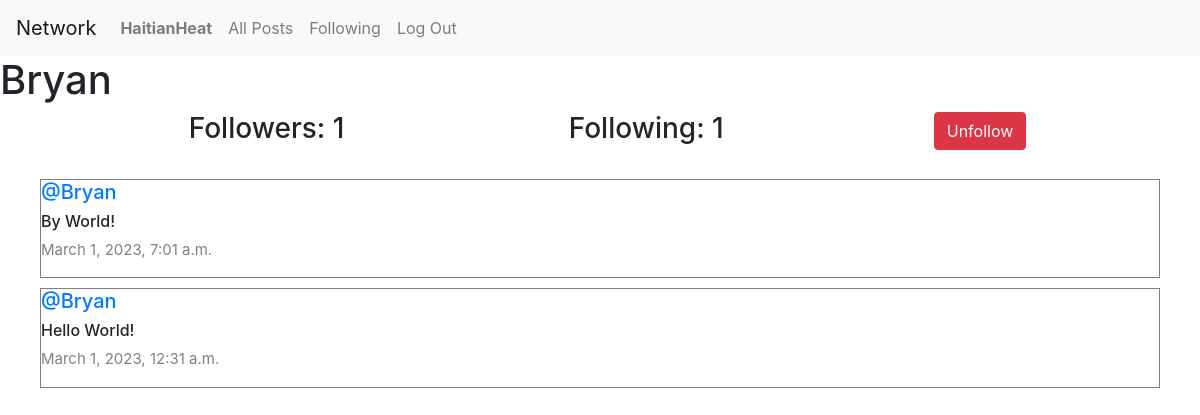
The app's page /profile/1 (signed in) with its own data.
### network/models.py (models this page shows, shortened)
class User(AbstractUser):
    pass

class Post(models.Model):
    content = models.CharField(max_length=140)
    user = models.ForeignKey(User, on_delete=models.CASCADE, related_name="author")
    date = models.DateTimeField(auto_now_add=True)

### network/views.py (the view)
# urls.py: path("profile/<int:user_id>", views.profile, name="profile"),
def profile(request, user_id):
    user = User.objects.get(pk=user_id)
    allPosts = Post.objects.filter(user=user).order_by("id").reverse()
    following = Follow.objects.filter(user=user)
    followers = Follow.objects.filter(user_follower=user)
    try:
        checkFollow = followers.filter(user=User.objects.get(pk=request.user.id))
        if len(checkFollow) != 0:
            isFollowing = True
        else:
            isFollowing = False
    except:
        isFollowing = False
    paginator = Paginator(allPosts, 10)
    page_number = request.GET.get('page')
    posts_of_the_page = paginator.get_page(page_number)
    return render(request, "network/profile.html", {
        "allPosts": allPosts,
        "posts_of_the_page": posts_of_the_page,
        "username": user.username,
        "following": following,
        "followers": followers,
        "isFollowing":isFollowing,
        "user_profile": user
    })

### network/templates/network/profile.html (shortened to what this page needs)
{% extends "network/layout.html" %}
{% block body %}
    <h1>{{ username }}</h1>
    <div class="container">
        <div class="row d-flex justify-content-center">
            <h3 class="col-4">Followers: {{ followers.count }}</h3>
            <h3 class="col-4">Following: {{ following.count }}</h3>
            {% if user.is_authenticated %}
                {% if user != user_profile%}
                    {% if isFollowing %}
                        <form action="{% url 'unfollow' %}" method="post">
                            <input type="submit" class="btn btn-danger" value="Unfollow" />
                        </form>
                    {% else %}
                        <form action="{% url 'follow' %}" method="post">
                            {% csrf_token %}
                            <input type="hidden"  name="userfollow" value="{{ user_profile }}" />
                            <input type="submit"  class="btn btn-success" value="Follow" />
                        </form>
                    {% endif %}
                {% endif %}
            {% endif %}
        </div>
    </div>
    <div class="all-posts">
        {% for post in posts_of_the_page %}
            <div class="row post" >
                <h5 class="username"><a href="{% url 'profile' user_id=post.user.id %}">@{{ post.user }}</a></h5>
                <h6>{{ post.content }}</h6>
                <p class="date">{{ post.date }}</p>
            </div>
            {% endfor %}
    </div>
{% endblock %}

### network/templates/network/layout.html (shortened to what this page needs)
{% load static %}
<!DOCTYPE html>
<html lang="en">
    <head>
        <link rel="stylesheet" href="https://stackpath.bootstrapcdn.com/bootstrap/4.4.1/css/bootstrap.min.css">
        <link href="{% static 'network/styles.css' %}" rel="stylesheet">
    </head>
    <body>
        <nav class="navbar navbar-expand-lg navbar-light bg-light">
            <a class="navbar-brand" href="{% url 'index' %}">Network</a>
            <div>
              <ul class="navbar-nav mr-auto">
                {% if user.is_authenticated %}
                    <li class="nav-item">
                        <a class="nav-link" href="{%url 'profile' user_id=user.id%}"><strong>{{ user.username }}</strong></a>
                    </li>
                {% endif %}
                <li class="nav-item">
                  <a class="nav-link" href="{% url 'index' %}">All Posts</a>
                </li>
                {% if user.is_authenticated %}
                    <li class="nav-item">
                        <a class="nav-link" href="{% url 'following' %}">Following</a>
                    </li>
                    <li class="nav-item">
                        <a class="nav-link" href="{% url 'logout' %}">Log Out</a>
                    </li>
                {% endif %}
              </ul>
            </div>
          </nav>
        <div class="body">
            {% block body %}
            {% endblock %}
        </div>
    </body>
</html>

### network/static/network/styles.css (style rules this page uses)
.all-posts { display: flex; justify-content: flex-start; flex-direction: column; margin: 20px; }
.post { border: 0.1px solid gray; display: flex; justify-content: center; flex-direction: column; box-sizing: border-box; margin: 5px 20px; }
.username { font-size: 20px; }
.date { color: gray; font-size: 15px; }

### records on screen
User: username "HaitianHeat"
User: username "Bryan"
Post: user "Bryan", content "By World!", date "March 1, 2023, 7:01 a.m."
Post: user "Bryan", content "Hello World!", date "March 1, 2023, 12:31 a.m."

### other values on screen
{{ followers.count }} "1"
{{ following.count }} "1"
